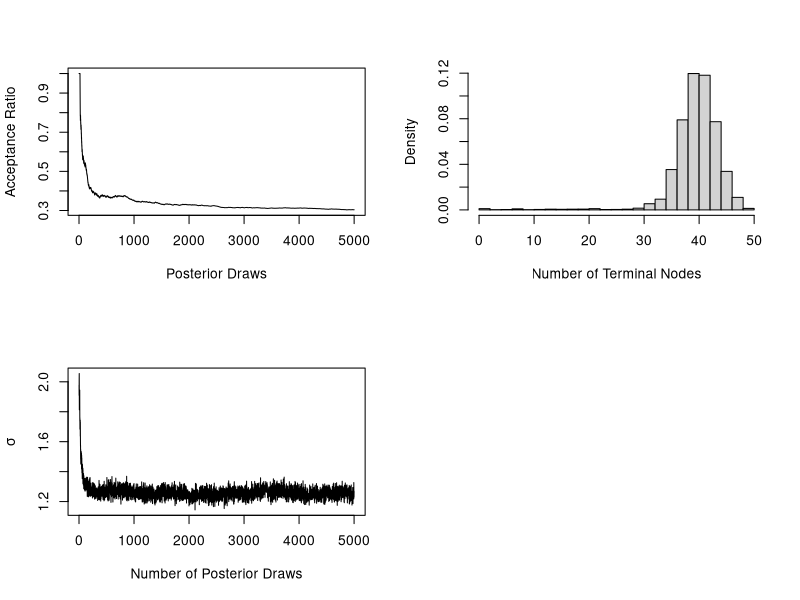

This chart was generated by the following R code:
###############################
###### Generating Data ########
###############################

set.seed(2019)

n <- 1000
x1 <- rnorm(n,5)
x2 <- rnorm(n,4)
x3 <- rnorm(n,3)

y <- x1+x2+x3+rnorm(n)



####################
#Auxiliar Functions#
####################

.cp_quantile = function(x, num=100, cat_levels=8){
  nobs = length(x)
  nuniq = length(unique(x))
  
  if(nuniq==1) {
    ret = x[1]
    warning("A supplied covariate contains a single distinct value.")
  } else if(nuniq < cat_levels) {
    xx = sort(unique(x))
    ret = xx[-length(xx)] + diff(xx)/2
  } else {
    q = approxfun(sort(x),quantile(x,p = 0:(nobs-1)/nobs))
    ind = seq(min(x),max(x),length.out=num)
    ret = q(ind)
  }
  
  return(ret)
}

findfinal <- function(x){
  for(i in 1:length(x)){
    if((x[[i]][2]==0)&&(x[[i]][3]==0))  
      x[[i]][5] <- 1
    else{
      x[[i]][5] <- 0
    }
  }
  return(x)
}

is.root <- function(x){
  if(length(x)==1){
    return(1)
  }else{
    return(0)
  }
}

findid <- function(id, x){
  for(i in 1:length(x)){
    if(x[[i]][1]==id){
      return(i)
    }
  }
  return(0)
}

findparent <- function(x){
  for(i in 1:length(x)){
    aux1 <- findid((x[[i]][1]*2+1),x)
    aux2 <- findid((x[[i]][1]*2),x)
    if((aux1!=0)&&(aux2!=0))  
      if((x[[aux1]][2]==0)&&
         (x[[aux1]][3]==0)&&
         (x[[aux2]][2]==0)&&
         (x[[aux2]][3]==0)){
        x[[i]][5] <- 1
      }else{
        x[[i]][5] <- 0
      }
    else{
      x[[i]][5] <- 0
    }
  }
  return(x)
}

loglike <- function(y_suff, sigma_y, sigma_mu, mu_bar){
  (-nrow(y_suff)/2)*(2*pi*sigma_y^2) + 
    1/2*(sigma_y^2/(sigma_y^2 + nrow(y_suff)*sigma_mu^2)) -
    sum((y_suff$y-mean(y_suff$y))^2)/(2*sigma_y^2) - 
    1/2*(nrow(y_suff)*((mean(y_suff$y)-mu_bar)^2))/(sigma_y^2 + nrow(y_suff)*sigma_mu^2)
}

rss <- function(y_suff, tr){
  sum((y_suff$y-tr[4])^2)
}

depth <- function(id){
  aux <- 0
  while(id!=1){
    aux <- aux+1
    id <- floor(id/2)
  }
  return(aux)
}

split <- function(alpha, beta, d){
  alpha*(1+d)^(-beta)
}

can.split <- function(tr, y_suff){
  x <- findfinal(tr) #find the terminal nodes
  
  index <- numeric(0) #find the terminal nodes indexes
  
  for(i in 1:length(x)){
    if(x[[i]][5]==1){ #if node is terminal
      index <- c(index,i) #save index in the vector
    }
  }
  
  if(sum(sapply(y_suff[index],nrow)<15)==length(sapply(y_suff[index],nrow))){
    return(0)
  }else{
    return(1)
  }
}

mu_node_draw <- function(sigma_y, sigma_mu, mu_bar, ysuff){
  mu_new <- (sigma_y^2*mu_bar + sigma_mu^2*sum(ysuff$y))/(sigma_y^2+sigma_mu^2*nrow(ysuff))
  sigma_new <- sqrt((sigma_y^2*sigma_mu^2)/(sigma_y^2+sigma_mu^2*nrow(ysuff)))
  draw <- rnorm(1, mean = mu_new, sd = sigma_new)
  return(draw)
}


###########################
#End of Auxiliar Functions#
###########################




#################
#Hyperparameters#
#################
p <- 3 #number of covariates
c <- 100 #number of cuts
cuts <- lapply(1:ncol(cbind(x1,x2,x3)), function(i) .cp_quantile(cbind(x1,x2,x3)[,i], num = c)) #the cuts
x_matrix <- data.frame(x1,x2,x3,y) #matrix of values

pgrow <- 0.5 #P(GROW)
pprune <- 0.5 #P(PRUNE)

sigma_y <- sd(y)  #Initial guess for the MCMC

sigma_mu <- sigma_y/2  #hyperparameter of \mu_i
mu_bar <- mean(y) #hyperparameter of \mu_i

nu <- 3 #hyperparameter of \sigma_i
sigquant <- 0.90
qchi = qchisq(1.0-sigquant,nu)
lambda = (sd(y)*sd(y)*qchi)/nu #lambda parameter for sigma prior

alpha <- 0.95 #hyperparameter of P(Split)
beta <- 2 #hyperparameter of P(Split)

npost <- 5000 #size of posterior
########################
#End of Hyperparameters#
########################




#Only nodes with, at least, 15 observations will be splitted (functon can.split)
#Minimum of observations at terminal nodes is 5 (ok_cut variable)





#######################
######## MCMC #########
#######################
set.seed(2019)
for(j in 1:npost){
  
sigma_mu <- sigma_y[j]/2  #hyperparameter of \mu_i

if(j==1){ #If it is the first iteration of the MCMC
  tr <- list(numeric(0)) #Start the List
  tr[[1]] <- c(1,0,0,mean(y)) #Start the Root Tree
  
  y_suff <- list(data.frame(0)) #Start the Y List
  y_suff[[1]] <- x_matrix #Start the first list
  
  n_terminal <- numeric(0) #vector of terminal nodes counter
  accept_ratio <- numeric(0) #acceptance ratio counter
}


k <- runif(1) #select one of the proposals randomly

if((k<=pgrow || is.root(tr)==1) && (can.split(tr, y_suff)==1)){ #if GROW is selected
  
  ok_cut <- 0
  
  while(ok_cut==0){
  
  y_suff_new <- y_suff
  trnew <- tr #creating the new tree
  x <- findfinal(trnew) #find the terminal nodes
  
  b <- 0 #terminal nodes counter
  index <- numeric(0) #find the terminal nodes indexes
  
  for(i in 1:length(x)){
  
      b = b + x[[i]][5] #counter of terminal nodes
    
      if(x[[i]][5]==1){ #if node is terminal
      index <- c(index,i) #save index in the vector
      }
  }
  
  if(length(index)==1){
    base <- index #sample from the available indexes
  }else{
    base <- sample(index,1)  #sample from the available indexes
  }
  
  while(nrow(y_suff[[base]])<15){ #assuring enough data to work with
    base <- sample(index,1)  #sample from the available indexes
  }
    
  y_suff_split <- y_suff[[base]] #creating new list of Y
  
  if(p==1){
    trnew[[base]][2] <- p
  }else{
    trnew[[base]][2] <- sample(1:p, 1) #sample from available covariates
  }
  
  if(c==1){
    trnew[[base]][3] <- c
  }else{
    base_aux <- base #auxiliar variable
    n_j_adj <- cuts[[(trnew[[base_aux]][2])]] #possible cuts
    
    while(base_aux!=1){ #While not in root
      par <- base_aux%%2==0 #verify if it is left or right
      base_aux <- floor(base_aux/2) #Climb the tree
      if(trnew[[base_aux]][2]==trnew[[base]][2]){ #if is the same variable selected
        if(par==1){
          n_j_adj<=trnew[[base_aux]][3] #updating possible cuts
        }else if(par==0){
          n_j_adj>trnew[[base_aux]][3]  #updating possible cuts
        }
      }
    }
    
    cmin <- which(min(n_j_adj)==cuts[[(trnew[[base]][2])]])
    cmax <- which(max(n_j_adj)==cuts[[(trnew[[base]][2])]])
    n_j_adj <- cmax-cmin+1
    
    trnew[[base]][3] <- sample(cmin:cmax, 1) #sample from available cuts
  }
  
  var1 <- 0 #set terminal node config
  var2 <- 0 #set terminal node config
  cut1 <- 0 #set terminal node config
  cut2 <- 0 #set terminal node config
  y1 <- 0 #Just for having the space to sample later
  y2 <- 0 #Just for having the space to sample later
  id1 <- x[[base]][1]*2  #set terminal node new id
  id2 <- x[[base]][1]*2 + 1  #set terminal node new id
  
  node1 <- c(id1, var1, cut1, y1) #new node (left)
  node2 <- c(id2, var2, cut2, y2) #new node (right)
  
  trnew[[(length(tr)+1)]] <- node1 #plugging it on the new tree
  trnew[[(length(tr)+2)]] <- node2 #plugging it on the new tree
  
  rule <- cuts[[(trnew[[base]][2])]][((trnew[[base]][3]))] #find specific rule
  
  y_suff_split$rule <- y_suff_split[,(trnew[[base]][2])]<rule #set the rule
  
  if((nrow(y_suff_split)<15)||(sum(y_suff_split$rule)<5)||(sum(!y_suff_split$rule)<5)||(sum(y_suff_split$rule)==nrow(y_suff_split))){
    ok_cut <- 0
  }else{
    ok_cut <- 1
  }
  
  }
  y1 <- y_suff_split[y_suff_split$rule==TRUE,] #splitting Y
  y2 <- y_suff_split[y_suff_split$rule==FALSE,] #splitting Y
  
  y_suff_new[[(length(y_suff)+1)]] <- y1 #plugging it on the new tree
  y_suff_new[[(length(y_suff)+2)]] <- y2 #plugging it on the new tree
  
  
  trnew[[(length(tr)+1)]][4] <- mu_node_draw(sigma_y[j], sigma_mu, mu_bar, y_suff_new[[(length(tr)+1)]]) #Sample of posterior \mu_i
  trnew[[(length(tr)+2)]][4] <- mu_node_draw(sigma_y[j], sigma_mu, mu_bar, y_suff_new[[(length(tr)+2)]]) #Sample of posterior \mu_i
  
  
  ########################
  #Calculating the ratios#
  ########################
  
  z <- findparent(trnew) #find possible pruning rules
  w <- 0 #pruning possibilites counter
  
  for(i in 1:length(z)){
    w = w + z[[i]][5]  #pruning possibilites counter
  }
  
  p1 <- log((pprune/pgrow)*b*p*length(n_j_adj)/w)
  
  #Calculating the likelihood
  e1 <- loglike(y_suff[[base]], sigma_y[j], sigma_mu, mu_bar)
  e2 <- loglike(y_suff_new[[(findid(trnew[[base]][1]*2,trnew))]], sigma_y[j], sigma_mu, mu_bar)
  e3 <- loglike(y_suff_new[[((findid((trnew[[base]][1]*2+1),trnew)))]], sigma_y[j], sigma_mu, mu_bar)
  
  p2 <- (e2+e3)-e1
  
  #Calculating Tree prior
  p3 <- log(1-(split(alpha, beta, depth(trnew[[((findid((trnew[[base]][1]*2),trnew)))]][1])))) +
          log(1-(split(alpha, beta, depth(trnew[[(((findid((trnew[[base]][1]*2+1),trnew))))]][1])))) +
            log((split(alpha, beta, depth(trnew[[(base)]][1])))) +
              log(p*length(n_j_adj)) -
                log(1-(split(alpha, beta, depth(trnew[[(base)]][1]))))
  
  r <- exp(p1+p2+p3)
  print(r)
  
}else if(k<=(pgrow+pprune) || (can.split(tr, y_suff)==0)){ #if PRUNE is selected
  trnew <- tr
  x <- findparent(trnew) #find possible pruning rules
  
  w <- 0 #pruning possibilites counter
  index <- numeric(0) #pruning possibilites index
  
  for(i in 1:length(x)){
    
    w = w + x[[i]][5]  #pruning possibilites counter
    
    if(x[[i]][5]==1){
      index <- c(index,i)  #pruning possibilites vector of indexes
    }
  }
  
  if(length(index)==1){
    base <- index
  }else{
    base <- sample(index,1)  #sample from pruning possibilites indexes
  }
  trnew[[base]][2] <- 0 #set prunned node as terminal
  trnew[[base]][3] <- 0 #set prunned node as terminal
  
  new_final_id <- x[[base]][1]
  ind1 <- findid(new_final_id*2, x) #find indexes of old terminal nodes
  ind2 <- findid((new_final_id*2+1), x) #find indexes of old terminal nodes
  
  trnew <- trnew[-c(ind1,ind2)] #remove old terminal nodes
  y_suff_new <- y_suff[-c(ind1,ind2)] #remove old terminal nodes

  ########################
  #Calculating the ratios#
  ########################
  
  z <- findfinal(trnew) #find the terminal nodes
  b <- 0 #terminal nodes counter

  for(i in 1:length(z)){
    b = b + z[[i]][5] #counter of terminal nodes
  }
  
  base_aux <- base
  n_j_adj <- cuts[[(tr[[base_aux]][2])]]
    
  while(base_aux!=1){ #while is not a root
    par <- base_aux%%2==0 #verify if it is left or right
    base_aux <- floor(base_aux/2) #Climb the tree
    if(tr[[base_aux]][2]==tr[[base]][2]){
      if(par==1){
        n_j_adj<=tr[[base_aux]][3] #updating possible cuts
      }else if(par==0){
        n_j_adj>tr[[base_aux]][3] #updating possible cuts
      }
    }
  }
  
  cmin <- which(min(n_j_adj)==cuts[[(tr[[base]][2])]])
  cmax <- which(max(n_j_adj)==cuts[[(tr[[base]][2])]])
  n_j_adj <- cmax-cmin+1
  
  p1 <- log((pgrow/pprune)*w/((b-1)*p*length(n_j_adj)))
  
  #Calculating the likelihood
  e1 <- loglike(y_suff_new[[base]], sigma_y[j], sigma_mu, mu_bar)
  e2 <- loglike(y_suff[[(((findid((tr[[base]][1]*2),tr))))]], sigma_y[j], sigma_mu, mu_bar)
  e3 <- loglike(y_suff[[(((findid((tr[[base]][1]*2+1),tr))))]], sigma_y[j], sigma_mu, mu_bar)
  
  p2 <- e1-(e2+e3)
  
  #Calculating Tree prior
  p3 <- log(1-(split(alpha, beta, depth(trnew[[(base)]][1])))) -
          log(1-(split(alpha, beta, depth(tr[[(((findid((tr[[base]][1]*2),tr))))]][1])))) -
            log(1-(split(alpha, beta, depth(tr[[(((findid((tr[[base]][1]*2+1),tr))))]][1])))) -
              log((split(alpha, beta, depth(trnew[[(base)]][1])))) -
                log(p*length(n_j_adj))
                
  
  r <- exp(p1+p2+p3)
  print(r)
}

#Selecting new tree
u <- runif(1)

if(u<=r){
  tr <- trnew
  y_suff <- y_suff_new
  
  accept_ratio[j] <-1 
}else{
  accept_ratio[j] <-0 
}

bnode <- findfinal(tr) #find the terminal nodes
bterm <- 0 #terminal nodes counter
for(i in 1:length(bnode)){
  bterm = bterm + bnode[[i]][5] #counter of terminal nodes
}

n_terminal[j] <- bterm


#Drawing sigmas
res <- 0
for(i in 1:length(bnode)){
  if(bnode[[i]][5]==1){
    res <- res + rss(y_suff[[i]],bnode[[i]])
  }
}



sigma_y[j+1] <- sqrt((res + nu*lambda)/rchisq(1,df=(n+nu)))

}



#################################
######### Some Plots... #########
#################################

par(mfrow=c(2,2))

#Acceptance Ratio Plot
plot(cumsum(accept_ratio)/c(1:npost), type = "l",
     ylab = "Acceptance Ratio",
     xlab = "Posterior Draws")

#Histogram of Posterior Terminal Nodes
hist(n_terminal,
     main = NULL,
     breaks = 30,
     freq = F,
     xlab = "Number of Terminal Nodes")

#Plot of \sigma_i
plot(sigma_y, type = "l",
     ylab = expression(sigma),
     xlab = "Number of Posterior Draws")

par(mfrow=c(1,1))

##################################
######### STILL MISSING: #########
##################################

#Save the trees in a good format
#Predict function

